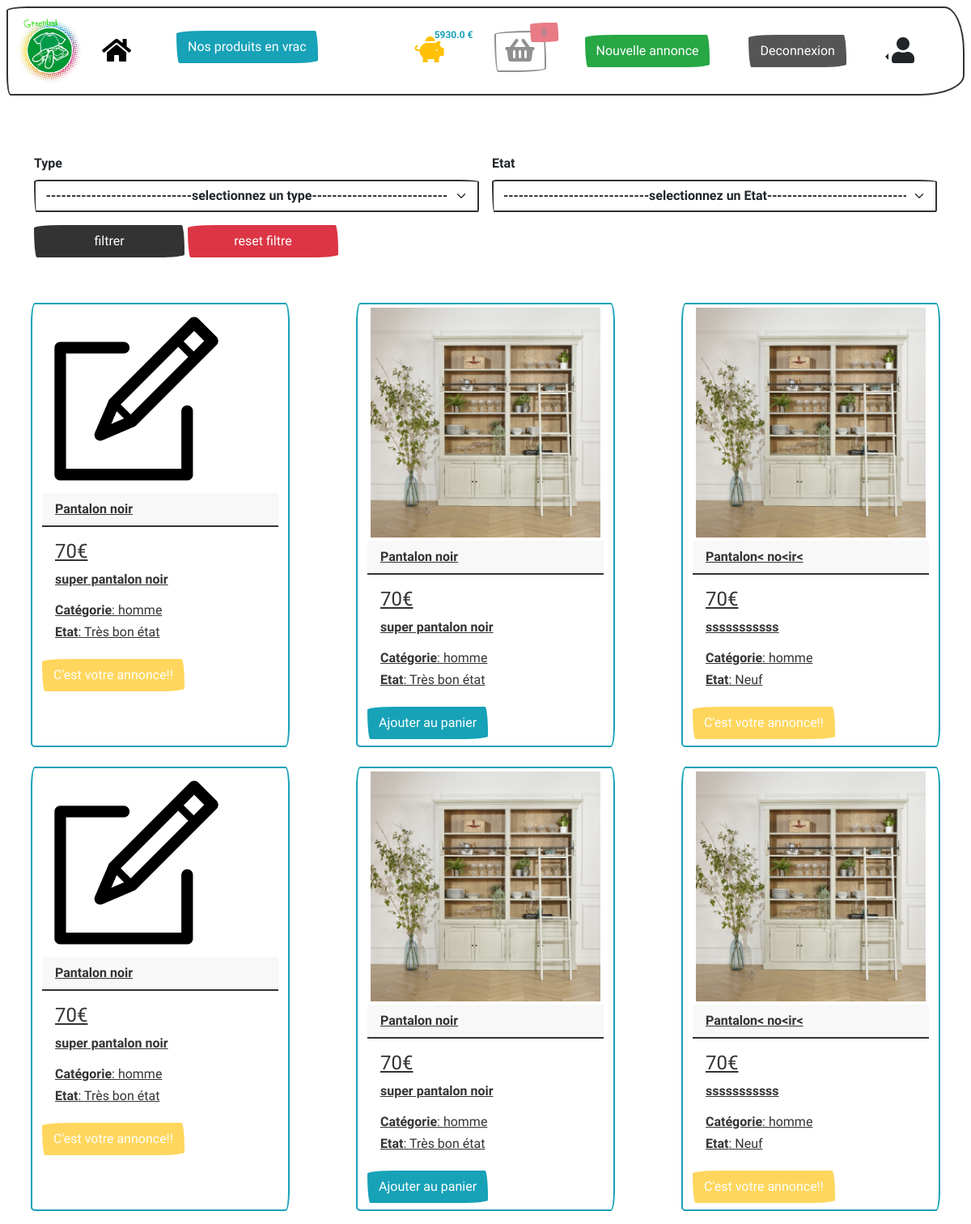
The page / (signed in) on the database its author committed.
### tables this page shows
CREATE TABLE `produit` (
  `id` int(11) NOT NULL,
  `titre` varchar(255) NOT NULL,
  `etat` enum('1','2','3','4') NOT NULL,
  `description` text NOT NULL,
  `prix` float NOT NULL,
  `photo` varchar(255) NOT NULL,
  `type` enum('homme','femme','enfant') NOT NULL,
  `id_utilisateur` int(11) DEFAULT NULL,
  `statut` tinyint(1) NOT NULL DEFAULT 0,
  `id_categorie` int(11) NOT NULL
);

### src/controllers/AppController.php (called while the page is built, shortened)
<?php
class AppController
{
    public static function index()
    {
        $produits = Produit::readNoVrac();
        include(VIEWS . 'app/index.php');
    }
}

### config/config.php (called while the page is built, shortened)
<?php
spl_autoload_register(function($class) {
    foreach(['config/', 'src/controllers/', 'src/models/', 'src/services/'] as $folder) {
        $file = '../' . $folder . $class . '.php';
    }
});
$requestedRoute = '';
$foundMethod = $routes[$requestedRoute];
$class = $foundMethod[0];
$method = $foundMethod[1];
$class::$method();

### public/index.php (called while the page is built, shortened)
<?php
require_once(__DIR__ . '/../config/params.php');
require_once(__DIR__ . '/../config/config.php');

### config/Db.php (called while the page is built, shortened)
<?php
class Db {
    protected static function getDb() {
        try {
            $bdd = new PDO('mysql:host=' . CONFIG['db']['DB_HOST'] . ';dbname=' . CONFIG['db']['DB_NAME'] . ';charset=utf8;port=' . CONFIG['db']['DB_PORT'],
                            CONFIG['db']['DB_USER'],
                            CONFIG['db']['DB_PSWD'],
                            [
                                'ATTR_ERRMODE' => PDO::ERRMODE_EXCEPTION,
            ]);
            return $bdd;
        } catch (Exception $e) {
            var_dump($e);
            die;
        }
    }
}

### src/models/Produit.php (called while the page is built, shortened)
<?php
class Produit extends Db
{
    public static function readNoVrac()
    {
        $request="SELECT * FROM produit WHERE etat !=4 AND statut=0";
        $response=self::getDb()->prepare($request);
        $response->execute();
        return $response->fetchAll(PDO::FETCH_ASSOC);
    }
}

### views/app/index.php (the view, shortened to what this page needs)
<?php include(VIEWS . '_partials/header.php'); ?>
<form action="<?= BASE_PATH .'produit/filtre'; ?>"class="row g-3" method="get">
    <div class="form-grou col-md-6">
        <label for="type" class="form-label mt-4">Type</label>
        <select class="form-select" id="type" name="type">
            <option class="text-center" value="" >-----------------------------selectionnez un type---------------------------</option>
        </select>
    </div>
    <div class="form-group col-md-6">
        <label for="etat" class="form-label  mt-4">Etat</label>
        <select class="form-select" id="etat" name="etat">
            <option class="text-center" value="">-----------------------------selectionnez un Etat----------------------------</option>
        </select>
    </div>
    <div class="mb-5">
        <button type="submit" class="btn btn-primary col-md-2">filtrer</button>
        <a href="<?= BASE_PATH ; ?>" class="btn btn-danger col-md-2">reset filtre</a>
    </div>
</form>
<div class="row justify-content-between">
    <?php foreach ($produits as $produit): ?>
        <div class="card col-md-4 border-info me-2 ms-2 mb-3 mt-2" style="max-width: 20rem;">
            <a href="<?= BASE_PATH . 'produit/ficheProduit?produit=' . $produit['id']; ?>">
                <img class="p-1 img-fluid"  src="<?= BASE . 'upload/' . $produit['photo']; ?>" alt="">
                <div class="card-header"><?= $produit['titre']; ?></div>
                <div class="card-body">
                    <h4 class="card-title"><?= $produit['prix']; ?>€</h4>
                    <p class="card-text"><?= $produit['description']; ?></p>
                    <h6><?= '<strong>Catégorie</strong>: ' . $produit['type']; ?></h6>
                    <h6><?= '<strong>Etat</strong>: '; ?>
                        <?php if ($produit['etat'] == 1): echo 'Neuf'; endif; ?>
                        <?php if ($produit['etat'] == 2): echo 'Très bon état'; endif; ?>
                    </h6>
                </div>
            </a>
            <div>
                <?php if (isset($_SESSION['user']) && $_SESSION['user']['id']==$produit['id_utilisateur']): ?>
                <button class="btn btn-warning disabled">C'est votre annonce!!</button>
                <?php
                else:
                $affichage = true;
                if ($affichage):
                    ?>
                    <a href="<?= BASE_PATH . 'panier/ajout?id=' . $produit['id'] . '&redirect=accueil'; ?>"
                       class="btn btn-info mb-2">Ajouter au panier</a>
                <?php
                else: ?>
                    <span class="btn disabled btn-secondary mb-2">Déjà ajouté au panier !!</span>
                <?php endif;endif; ?>
            </div>
        </div>
    <?php endforeach; ?>
</div>
<?php include(VIEWS . '_partials/footer.php'); ?>

### rows shown on the page
produit: photo (picture), titre "Pantalon noir", prix "70", description "super pantalon noir", type "homme", etat "Très bon état", shows "C'est votre annonce!!"
produit: photo (picture), titre "Pantalon noir", prix "70", description "super pantalon noir", type "homme", etat "Très bon état"
produit: photo (picture), titre "Pantalon< no<ir<", prix "70", description "sssssssssss", type "homme", etat "Neuf", shows "C'est votre annonce!!"
produit: photo (picture), titre "Pantalon noir", prix "70", description "super pantalon noir", type "homme", etat "Très bon état", shows "C'est votre annonce!!"
produit: photo (picture), titre "Pantalon noir", prix "70", description "super pantalon noir", type "homme", etat "Très bon état"
produit: photo (picture), titre "Pantalon< no<ir<", prix "70", description "sssssssssss", type "homme", etat "Neuf", shows "C'est votre annonce!!"

### other values the page prints
$_SESSION['user']['tirelire'] "5930.0"
